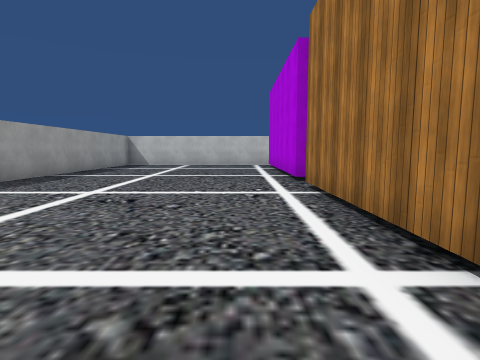
[1] (above)

16 first-person views from a walk through a scene from a Unity 3-D project. The camera is 1.4 m above the floor, tilts 6° down and sees 80° across. The floor is counted in squares, 2 m on a side. Each view is taken from the middle of a square. On the plan, view 1 faces up. The plan holds only what a view shows up to about 10 squares ahead; the rest is blank. Some surface patterns are stand-ins.

[2]
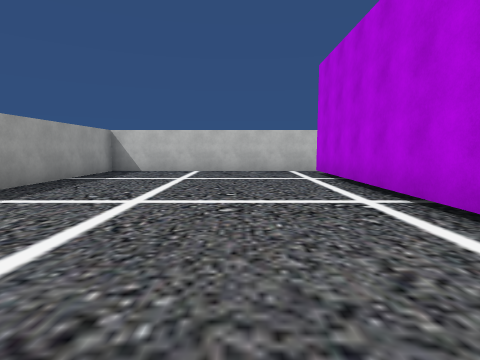

[3]
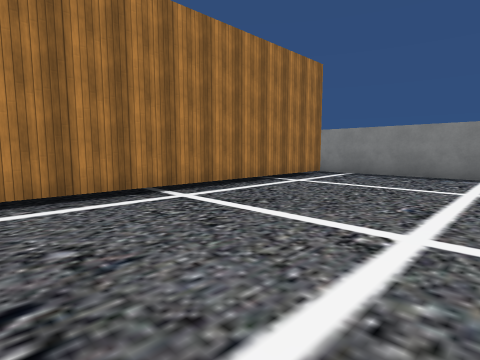

[4]
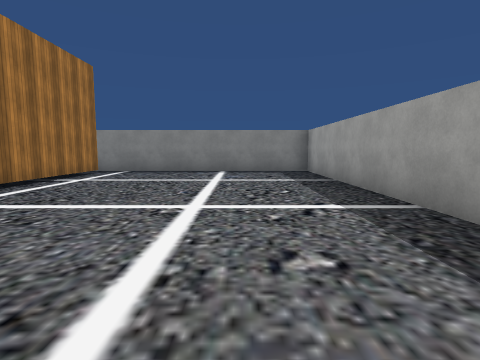

[5]
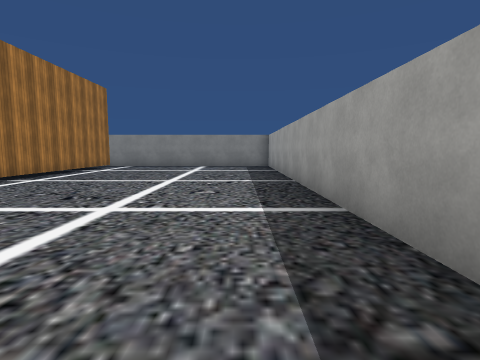

[6]
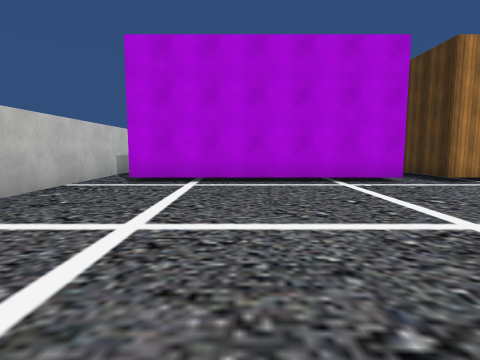

[7]
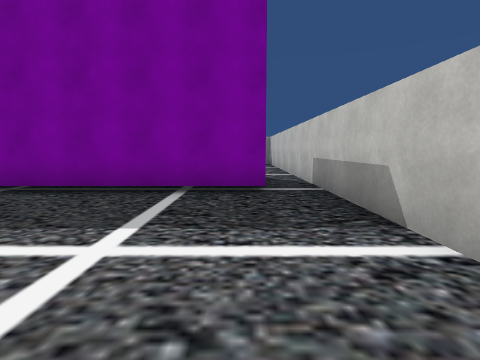

[8]
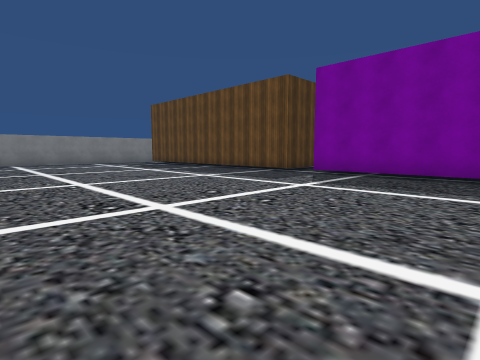

[9]
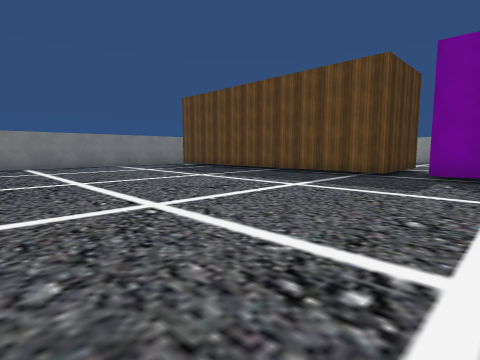

[10]
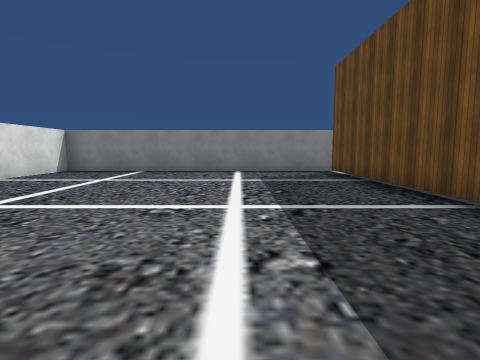

[11]
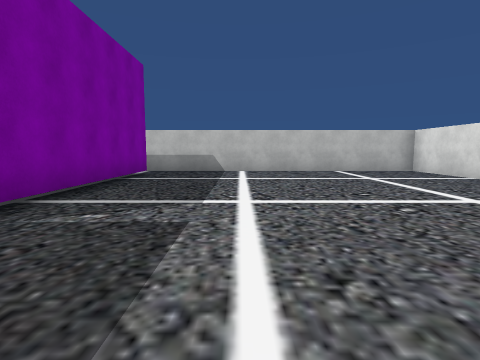

[12]
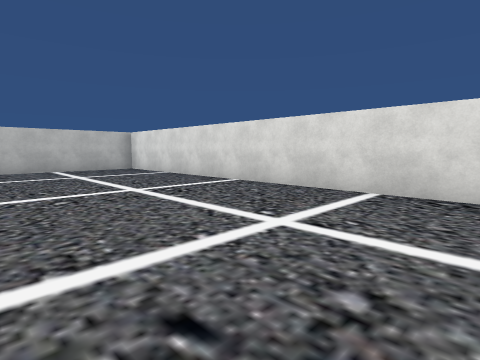

[13]
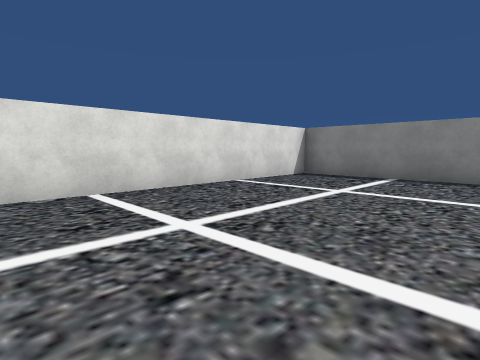

[14]
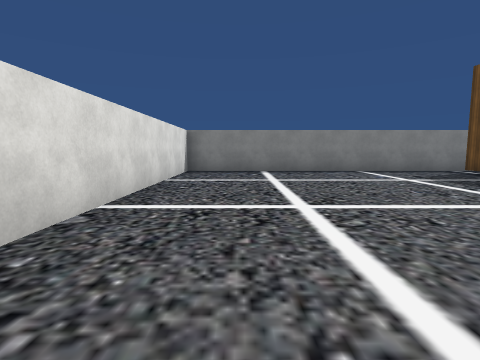

[15]
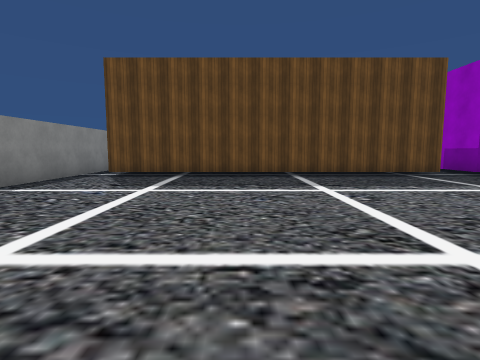

[16]
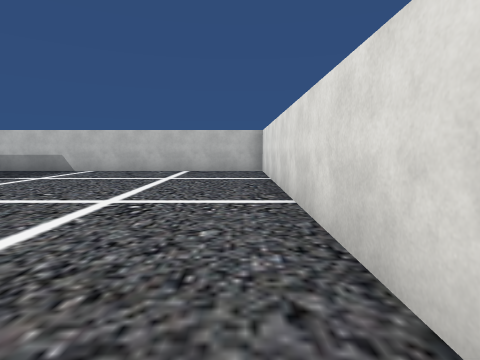

### Floor plan
Ten units are one square. View 1 is at (0, 0); x grows to the right and y downward. Boxes are objects, and circles mark ways between rooms. Rooms are numbered by the first view taken in them; rooms with no view inside come last. Other rooms are left out.
<svg viewBox="-58 -140 191 190">
<path fill="none" stroke="#000" d="M12 -64 12 -125M14 -135 -53 -135 -53 45 14 45M12 36 12 -54M12 -54 42 -54 42 36M42 -125 42 -64 12 -64M14 45 128 45 128 -135 14 -135"/>
<circle cx="20" cy="-130" r="3" fill="#2a7"/>
<circle cx="20" cy="-60" r="3" fill="#2a7"/>
<circle cx="20" cy="40" r="3" fill="#2a7"/>
<text x="-20" y="-50">1</text>
<text x="80" y="-50">2</text>
</svg>
Room 1 opens to room 2.

Where each view was taken, in squares from view 1:
view 1: 0 up, 0 right, facing up
view 2: 4 up, 1 left, facing up
view 3: 4 up, 3 left, facing down-right
view 4: 5 up, 3 left, facing down
view 5: 8 up, 4 left, facing down
view 6: 10 up, 5 left, facing right
view 7: 12 up, 9 right, facing left
view 8: 11 up, 12 right, facing down-left
view 9: 8 up, 12 right, facing down-left
view 10: 5 up, 7 right, facing down
view 11: 4 up, 7 right, facing up
view 12: 3 up, 8 right, facing up-right
view 13: 3 up, 8 right, facing down-right
view 14: 5 up, 11 right, facing down
view 15: 0 up, 12 right, facing left
view 16: 4 up, 12 right, facing up
